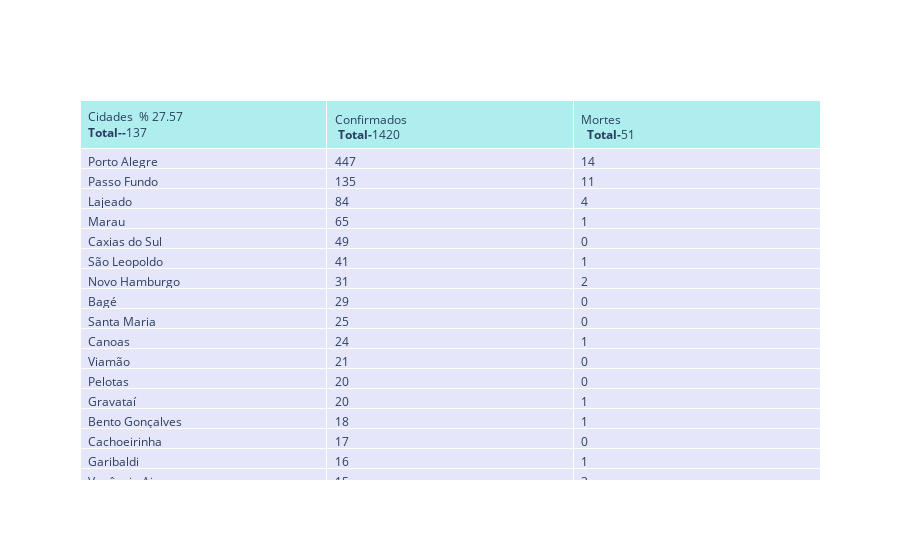

Source (notebook cell):
### Code cell
dataRS =api_br_io[ api_br_io.city.notnull() ]
rs = dataRS [ (dataRS.state == 'RS')&(dataRS.date == '2020-04-29') & (dataRS.place_type =='city')].sort_values(by='confirmed',ascending=False)
rs.groupby(['city'] )
rs.fillna(0, inplace = True)
fig = go.Figure(data=[go.Table(
    header=dict(values=['Cidades  % '+ str(round(rs.city.size*100/497,2)) +'<br><b>Total--</b>'+str(rs.city.size) +'</br>' ,
                        '<br>Confirmados</br> <b>Total-</b>'+ str(rs.confirmed.sum()),
                        '<br>Mortes</br>  <b>Total-</b>'+ str(rs.deaths.sum().astype(int))],
                fill_color='paleturquoise',
                align='left'),
    cells=dict(values=[rs.city, rs.confirmed,rs.deaths],
               fill_color='lavender',
               align='left'))
])

fig.show()
plotly.offline.plot(fig, filename='HTML/TabelaCovid19RS.html', auto_open=False)

### Figure 1 — Plotly figure (JSON) as saved in the notebook; plotly's stock layout.template omitted (floating-point values rounded to 4 significant figures; data arrays with more than 128 entries replaced by an {"elided": "..."} marker saying what was removed)
{"data": [{"cells": {"align": "left", "fill": {"color": "lavender"}, "values": {"elided": "3x137 mixed values"}}, "header": {"align": "left", "fill": {"color": "paleturquoise"}, "values": ["Cidades  % 27.57<br><b>Total--</b>137</br>", "<br>Confirmados</br> <b>Total-</b>1420", "<br>Mortes</br>  <b>Total-</b>51"]}, "type": "table"}], "layout": {}}
